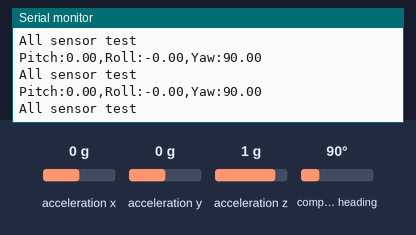
A sketch run on a simulated Arduino Mega 2560, built with avr-gcc and run on an emulated ATmega2560. Shown: the last lines printed to the serial monitor. The inputs (shaded band) are chosen by the test bench; at power-on: acceleration x 0 g, acceleration y 0 g, acceleration z 1 g, compass heading 90°.

Above: at 1.2 s.
1.3 s: acceleration x set to -1.4 g
At 2.6 s:
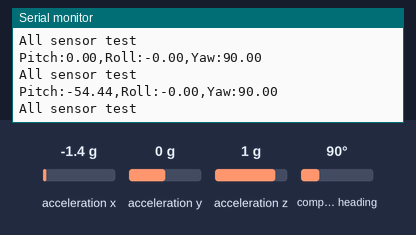
2.8 s: acceleration y set to -1.4 g
At 3.8 s:
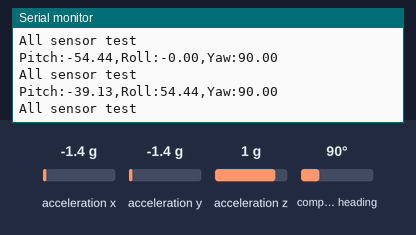
4.3 s: acceleration z set to -1.4 g
At 5.6 s:
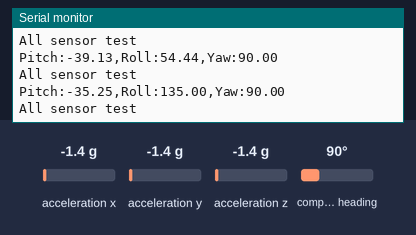
5.8 s: compass heading set to 7°
At 6.8 s:
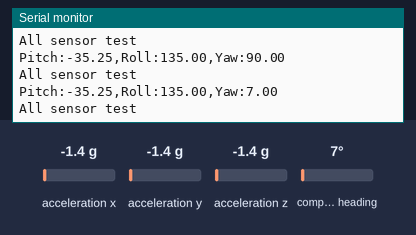
Timing chart, 0 to 8.3 s (numbered marks = the images above; inputs shaded):
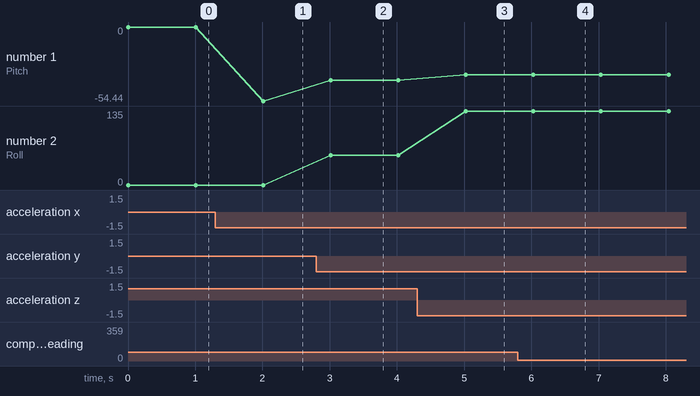

Measured:
- after the input at 1.3 s, the serial monitor: prints a new line after 0.71 s (image 1)
- after the input at 2.8 s, the serial monitor: prints a new line after 0.22 s (image 2)
- after the input at 4.3 s, the serial monitor: prints a new line after 0.73 s (image 3)
- after the input at 5.8 s, the serial monitor: prints a new line after 0.23 s (image 4)
- plotted number 1: 0 → -54.44 after the input at 1.3 s, -54.44 → -39.13 after the input at 2.8 s, -39.13 → -35.25 after the input at 4.3 s
- plotted number 2: 0 → 54.44 after the input at 2.8 s, 54.44 → 135 after the input at 4.3 s

The sketch:

BNO_XTEND_testing.ino
```cpp
#include <Wire.h>
#include <SD.h>
#include <Adafruit_BNO055.h>

Adafruit_BNO055 bno;
#define xtendSerial Serial2

float temp, pressure, real_altitude, accel_x, accel_y, accel_z, pitch, roll, yaw;
int seaLevelhPa = 102540;

void setup() {
  Serial.begin(115200);
  Wire.begin();
  Serial.println(F("All sensor test"));
  xtendSerial.begin(9600);

  // Check BNO
  if (!bno.begin())
  {
    Serial.print("BNO055 initialization failed!");
    digitalWrite(4, HIGH);
    while (1);
  }
  bno.setExtCrystalUse(true);

  digitalWrite(22, HIGH);
}

void loop() {
  imu::Vector<3> accel_euler = bno.getVector(Adafruit_BNO055::VECTOR_ACCELEROMETER);
  accel_x = accel_euler.x();
  accel_y = accel_euler.y();
  accel_z = accel_euler.z();

  imu::Vector<3> euler = bno.getVector(Adafruit_BNO055::VECTOR_EULER);
  pitch = euler.y();
  roll = euler.z();
  yaw = euler.x();

  String str = "";
  str += "Pitch:";
  str += pitch;
  str += ",";
  str += "Roll:";
  str += roll;
  str += ",";
  str += "Yaw:";
  str += yaw;
  str += "\n";

  Serial.println(str);
  Serial.println();

  xtendSerial.println(str);

  Serial.println(F("All sensor test"));

  delay(500);
  digitalWrite(22, LOW);
  delay(500);
  digitalWrite(22, HIGH);
}
```
